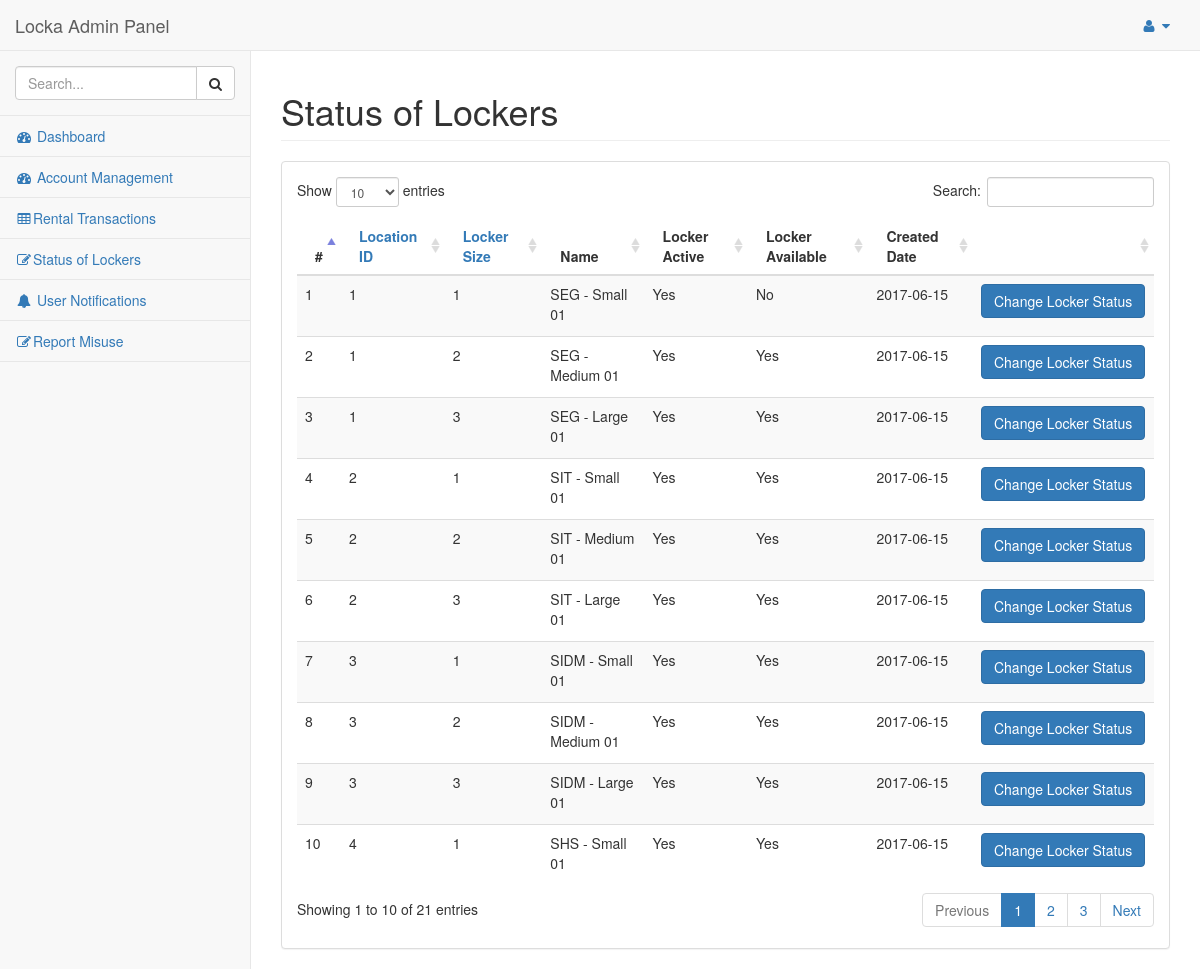
Page /index.php/lockerstatus on the earlier database version.
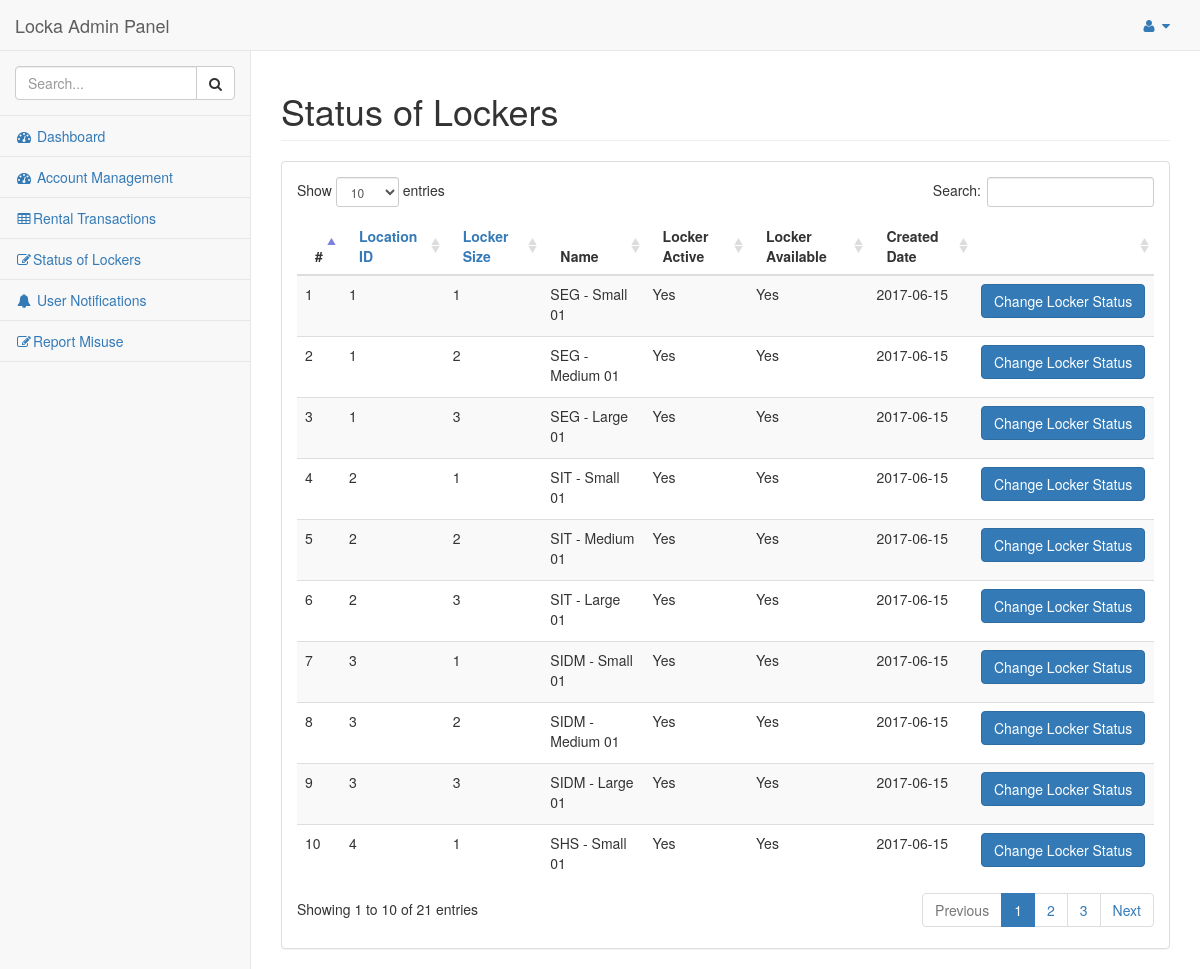
Same page on the later database version.
### tables this page shows
CREATE TABLE IF NOT EXISTS `tbl_locker` (
  `ID` int(11) NOT NULL,
  `Location_ID` int(11) NOT NULL COMMENT 'Location ID - foreign key from location table',
  `Locker_Size_ID` int(11) NOT NULL,
  `Name` varchar(45) DEFAULT NULL,
  `Desc` varchar(45) DEFAULT NULL,
  `Remarks` varchar(120) DEFAULT NULL,
  `Is_Available` tinyint(4) NOT NULL DEFAULT '0',
  `Is_Active` tinyint(4) NOT NULL DEFAULT '0',
  `Created_By` varchar(45) NOT NULL,
  `Created_Date` date NOT NULL,
  PRIMARY KEY (`ID`,`Location_ID`)
);

### application/controllers/LockerStatus.php (called while the page is built, shortened)
<?php
	class LockerStatus extends CI_Controller {
		public function __construct()
		{
			$this->load->model('AdminModel');
		}
		public function index()
		{
			$data['lockerlist'] = $this->AdminModel->GenerateLockerList();
			$this->load->view('Admin/AllLockerStatus', $data);
		}
		}
?>

### index.php (called while the page is built, shortened)
<?php
require_once BASEPATH.'core/CodeIgniter.php';

### application/models/AdminModel.php (called while the page is built, shortened)
<?php
	class AdminModel extends CI_Model
	{
		function GenerateLockerList()
		{
			$this->db->select('*');
			$this->db->from('tbl_locker');
			$query = $this->db->get();
			$result = $query->result();
			$list = Array();
			for ($i = 0; $i < count($result); $i++)
			{
				$list[$i] = (object)NULL;
				$list[$i]->Locker_ID = $result[$i]->ID;
				$list[$i]->Location_ID = $result[$i]->Location_ID;
				$list[$i]->Locker_Size_ID = $result[$i]->Locker_Size_ID;
				$list[$i]->Name = $result[$i]->Name;
				$list[$i]->Desc = $result[$i]->Desc;
				$list[$i]->Remarks = $result[$i]->Remarks;
				$list[$i]->Is_Active = $result[$i]->Is_Active;
				$list[$i]->Is_Available = $result[$i]->Is_Available;
				$list[$i]->Created_By = $result[$i]->Created_By;
				$list[$i]->Created_Date = $result[$i]->Created_Date;
			}
			return $list;
		}
	}
?>

### application/views/Admin/AllLockerStatus.php (the view, shortened to what the changed rows need)
<!DOCTYPE html>
<!DOCTYPE html>
<html lang="en">
<head>
    <link href="<?=base_url()?>assets/admin-bs/vendor/bootstrap/css/bootstrap.min.css" rel="stylesheet">
    <link href="<?=base_url()?>assets/admin-bs/vendor/metisMenu/metisMenu.min.css" rel="stylesheet">
    <link href="<?=base_url()?>assets/admin-bs/vendor/datatables-plugins/dataTables.bootstrap.css" rel="stylesheet">
    <link href="<?=base_url()?>assets/admin-bs/vendor/datatables-responsive/dataTables.responsive.css" rel="stylesheet">
    <link href="<?=base_url()?>assets/admin-bs/dist/css/sb-admin-2.css" rel="stylesheet">
    <link href="<?=base_url()?>assets/admin-bs/vendor/font-awesome/css/font-awesome.min.css" rel="stylesheet" type="text/css">
</head>
<body>
    <div id="wrapper">
        <div id="page-wrapper">
            <div class="row">
                <div class="col-lg-12">
                    <h1 class="page-header">Status of Lockers</h1>
                </div>
            </div>
            <div class="row">
                <div class="col-lg-12">
                    <div class="panel panel-default">
                        <div class="panel-body">
                            <table width="100%" class="table table-striped" id="dataTables-example">
                                <thead>
                                    <tr>
                                        <th>#</th>
										<th>
										<a href="<?php echo base_url();?>LockerInfo"><i class=""></i> Location ID</a>
										</th>
										<th>
										<a href="<?php echo base_url();?>LockerSize"><i class=""></i> Locker Size</a>
										</th>
										<th>Name</th>
										<th>Locker Active</th>
										<th>Locker Available</th>
										<th>Created Date</th>
										<th></th>
										<tbody>
										<?php for ($i = 0; $i < count($lockerlist); $i++) { ?>
										<tr>
										<td><?php echo $lockerlist[$i]->Locker_ID ?></td>
										<td><?php echo $lockerlist[$i]->Location_ID; ?></td>
										<td><?php echo $lockerlist[$i]->Locker_Size_ID; ?></td>
										<td><?php echo $lockerlist[$i]->Name; ?></td>
										<?php if ($lockerlist[$i]->Is_Active) { ?>
										<td>Yes</td>
										<?php } else { ?>
										<td>No</td> <?php } ?>
										<?php if ($lockerlist[$i]->Is_Available) { ?>
										<td>Yes</td>
										<?php } else { ?>
										<td>No</td> <?php } ?>
										<td><?php echo $lockerlist[$i]->Created_Date; ?></td>
										<td><p><a href="<?php echo base_url();?>LockerStatus/UpdateLockerStatus/<?php echo $lockerlist[$i]->Locker_ID?>"><button type="submit" class="btn btn-primary" value="Update">Change Locker Status</button></a></p></td>
                                        </div>
										</tr>
										<?php } ?>
</body>
</html>

Differences in the rows shown:
changed tbl_locker "SEG - Small 01": Is_Available "No" → "Yes"
